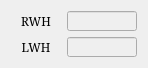
   <widget class="QWidget" name="gridLayoutWidget_6">
    <property name="geometry">
     <rect>
      <x>10</x>
      <y>690</y>
      <width>128</width>
      <height>61</height>
     </rect>
    </property>
    <layout class="QGridLayout" name="gridLayout_5">
     <item row="1" column="0">
      <widget class="QLabel" name="label_27">
       <property name="sizePolicy">
        <sizepolicy hsizetype="Fixed" vsizetype="Fixed">
         <horstretch>0</horstretch>
         <verstretch>0</verstretch>
        </sizepolicy>
       </property>
       <property name="minimumSize">
        <size>
         <width>50</width>
         <height>20</height>
        </size>
       </property>
       <property name="maximumSize">
        <size>
         <width>50</width>
         <height>20</height>
        </size>
       </property>
       <property name="font">
        <font>
         <family>Serif</family>
         <pointsize>9</pointsize>
        </font>
       </property>
       <property name="text">
        <string>LWH</string>
       </property>
       <property name="alignment">
        <set>Qt::AlignCenter</set>
       </property>
      </widget>
     </item>
     <item row="0" column="0">
      <widget class="QLabel" name="label_25">
       <property name="sizePolicy">
        <sizepolicy hsizetype="Fixed" vsizetype="Fixed">
         <horstretch>0</horstretch>
         <verstretch>0</verstretch>
        </sizepolicy>
       </property>
       <property name="minimumSize">
        <size>
         <width>50</width>
         <height>20</height>
        </size>
       </property>
       <property name="maximumSize">
        <size>
         <width>50</width>
         <height>20</height>
        </size>
       </property>
       <property name="font">
        <font>
         <family>Serif</family>
         <pointsize>9</pointsize>
        </font>
       </property>
       <property name="text">
        <string>RWH</string>
       </property>
       <property name="alignment">
        <set>Qt::AlignCenter</set>
       </property>
      </widget>
     </item>
     <item row="1" column="1">
      <widget class="QLineEdit" name="LE_JOINT_LWH">
       <property name="enabled">
        <bool>false</bool>
       </property>
       <property name="sizePolicy">
        <sizepolicy hsizetype="Fixed" vsizetype="Fixed">
         <horstretch>0</horstretch>
         <verstretch>0</verstretch>
        </sizepolicy>
       </property>
       <property name="minimumSize">
        <size>
         <width>70</width>
         <height>20</height>
        </size>
       </property>
       <property name="maximumSize">
        <size>
         <width>70</width>
         <height>20</height>
        </size>
       </property>
       <property name="font">
        <font>
         <family>Serif</family>
         <pointsize>9</pointsize>
        </font>
       </property>
       <property name="alignment">
        <set>Qt::AlignRight|Qt::AlignTrailing|Qt::AlignVCenter</set>
       </property>
       <property name="readOnly">
        <bool>true</bool>
       </property>
      </widget>
     </item>
     <item row="0" column="1">
      <widget class="QLineEdit" name="LE_JOINT_RWH">
       <property name="enabled">
        <bool>false</bool>
       </property>
       <property name="sizePolicy">
        <sizepolicy hsizetype="Fixed" vsizetype="Fixed">
         <horstretch>0</horstretch>
         <verstretch>0</verstretch>
        </sizepolicy>
       </property>
       <property name="minimumSize">
        <size>
         <width>70</width>
         <height>20</height>
        </size>
       </property>
       <property name="maximumSize">
        <size>
         <width>70</width>
         <height>20</height>
        </size>
       </property>
       <property name="font">
        <font>
         <family>Serif</family>
         <pointsize>9</pointsize>
        </font>
       </property>
       <property name="alignment">
        <set>Qt::AlignRight|Qt::AlignTrailing|Qt::AlignVCenter</set>
       </property>
       <property name="readOnly">
        <bool>true</bool>
       </property>
      </widget>
     </item>
    </layout>
   </widget>
